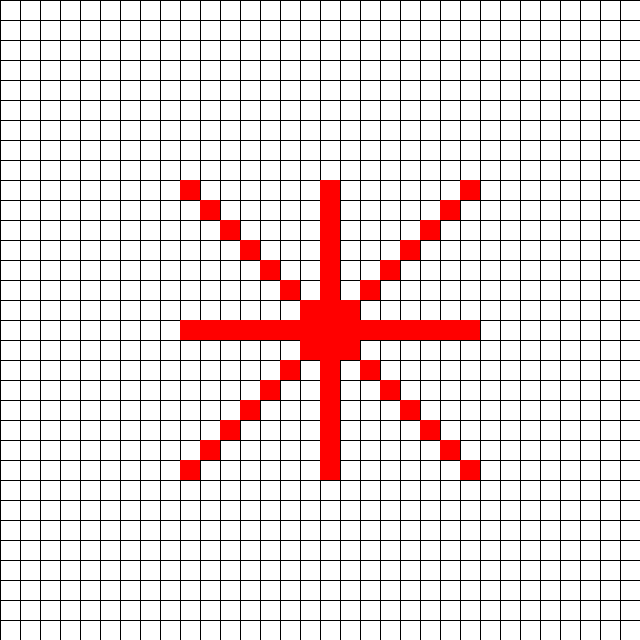
Frame 1 (no input)
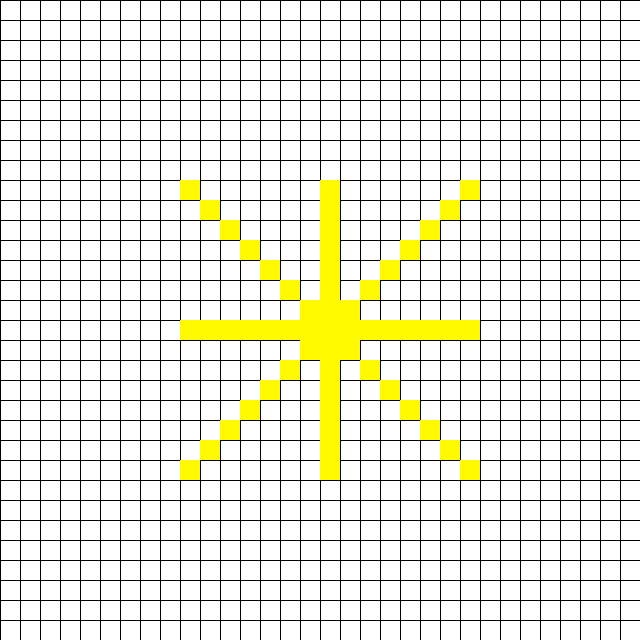
Frame 60 (the mouse pressed at the canvas centre just before this capture)
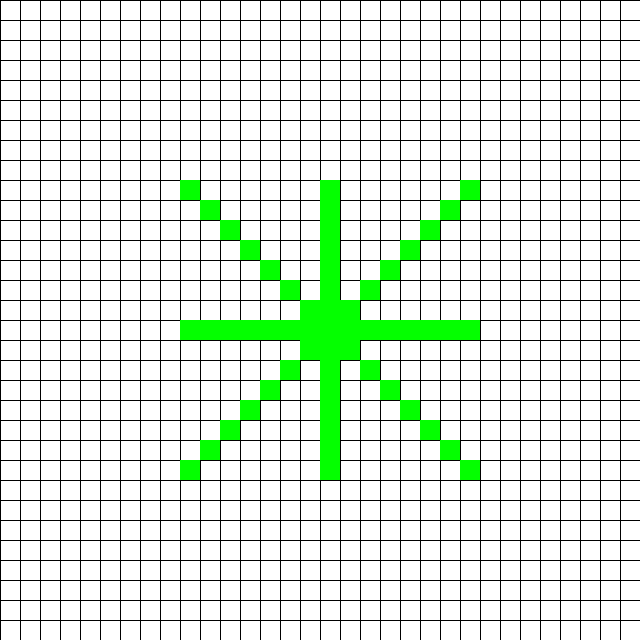
Frame 120 (the mouse held since frame 60 and released just before this capture)

The Processing sketch that drew these frames (run headless with seeded random() and noise(); from frame 60 on, the mouse is pressed at the canvas centre):

// Processing sketch: sketch_250326d
// ── sketch_250326d.pde
float hueValue = 0; // For cycling through colors in HSB mode

void setup() {
  size(640, 640); // 32 squares * 20 pixels each
  colorMode(HSB, 360, 100, 100); // Switch to HSB: Hue (0-360), Saturation, Brightness
  background(0, 0, 100); // White background in HSB (max brightness, no hue/saturation)
}

void draw() {
  background(0, 0, 100); // Clear with white each frame
  drawGrid(); // Draw the base grid
  drawFigure(); // Draw the figure with changing colors
  
  // Update hue for color animation
  hueValue = (hueValue + 1) % 360; // Cycle hue from 0 to 360
}

void drawGrid() {
  stroke(0, 0, 0); // Black lines in HSB
  noFill(); // No fill for grid squares
  int squareSize = 20;
  for (int x = 0; x < 32; x++) {
    for (int y = 0; y < 32; y++) {
      rect(x * squareSize, y * squareSize, squareSize, squareSize);
    }
  }
}

void drawFigure() {
  int squareSize = 20;
  fill(hueValue, 100, 100); // Fill with animated hue, full saturation/brightness
  noStroke(); // No outline for the figure squares
  
  // Center of the 32x32 grid is at (16, 16)
  int center = 16;
  
  // Draw the symmetrical diamond-like figure
  for (int i = 0; i < 8; i++) {
    // Vertical and horizontal symmetry
    rect((center - i) * squareSize, center * squareSize, squareSize, squareSize); // Left arm
    rect((center + i) * squareSize, center * squareSize, squareSize, squareSize); // Right arm
    rect(center * squareSize, (center - i) * squareSize, squareSize, squareSize); // Top arm
    rect(center * squareSize, (center + i) * squareSize, squareSize, squareSize); // Bottom arm
    
    // Diagonal extensions for diamond shape
    rect((center - i) * squareSize, (center - i) * squareSize, squareSize, squareSize); // Top-left
    rect((center + i) * squareSize, (center - i) * squareSize, squareSize, squareSize); // Top-right
    rect((center - i) * squareSize, (center + i) * squareSize, squareSize, squareSize); // Bottom-left
    rect((center + i) * squareSize, (center + i) * squareSize, squareSize, squareSize); // Bottom-right
  }
}
